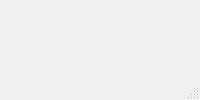
<?xml version="1.0" encoding="UTF-8"?>
<ui version="4.0">
 <class>MainWindow</class>
 <widget class="QMainWindow" name="MainWindow">
  <property name="windowTitle">
   <string>MainWindow</string>
  </property>
  <widget class="QWidget" name="centralwidget">
   <widget class="QPushButton" name="uploadButton">
    <property name="geometry">
     <rect>
      <x>220</x>
      <y>280</y>
      <width>231</width>
      <height>61</height>
     </rect>
    </property>
    <property name="font">
     <font>
      <pointsize>16</pointsize>
     </font>
    </property>
    <property name="autoFillBackground">
     <bool>false</bool>
    </property>
    <property name="text">
     <string>Upload Question Bank</string>
    </property>
   </widget>
   <widget class="QPushButton" name="generateButton">
    <property name="geometry">
     <rect>
      <x>560</x>
      <y>280</y>
      <width>251</width>
      <height>61</height>
     </rect>
    </property>
    <property name="font">
     <font>
      <pointsize>16</pointsize>
     </font>
    </property>
    <property name="text">
     <string>Generate Question Paper</string>
    </property>
   </widget>
   <widget class="QLabel" name="label">
    <property name="geometry">
     <rect>
      <x>190</x>
      <y>140</y>
      <width>711</width>
      <height>51</height>
     </rect>
    </property>
    <property name="font">
     <font>
      <pointsize>24</pointsize>
     </font>
    </property>
    <property name="text">
     <string>Welcome to Automatic Question paper Generator</string>
    </property>
   </widget>
  </widget>
  <widget class="QMenuBar" name="menubar">
   <property name="geometry">
    <rect>
     <x>0</x>
     <y>0</y>
     <width>1068</width>
     <height>21</height>
    </rect>
   </property>
  </widget>
  <widget class="QStatusBar" name="statusbar"/>
 </widget>
 <resources/>
 <connections/>
</ui>
